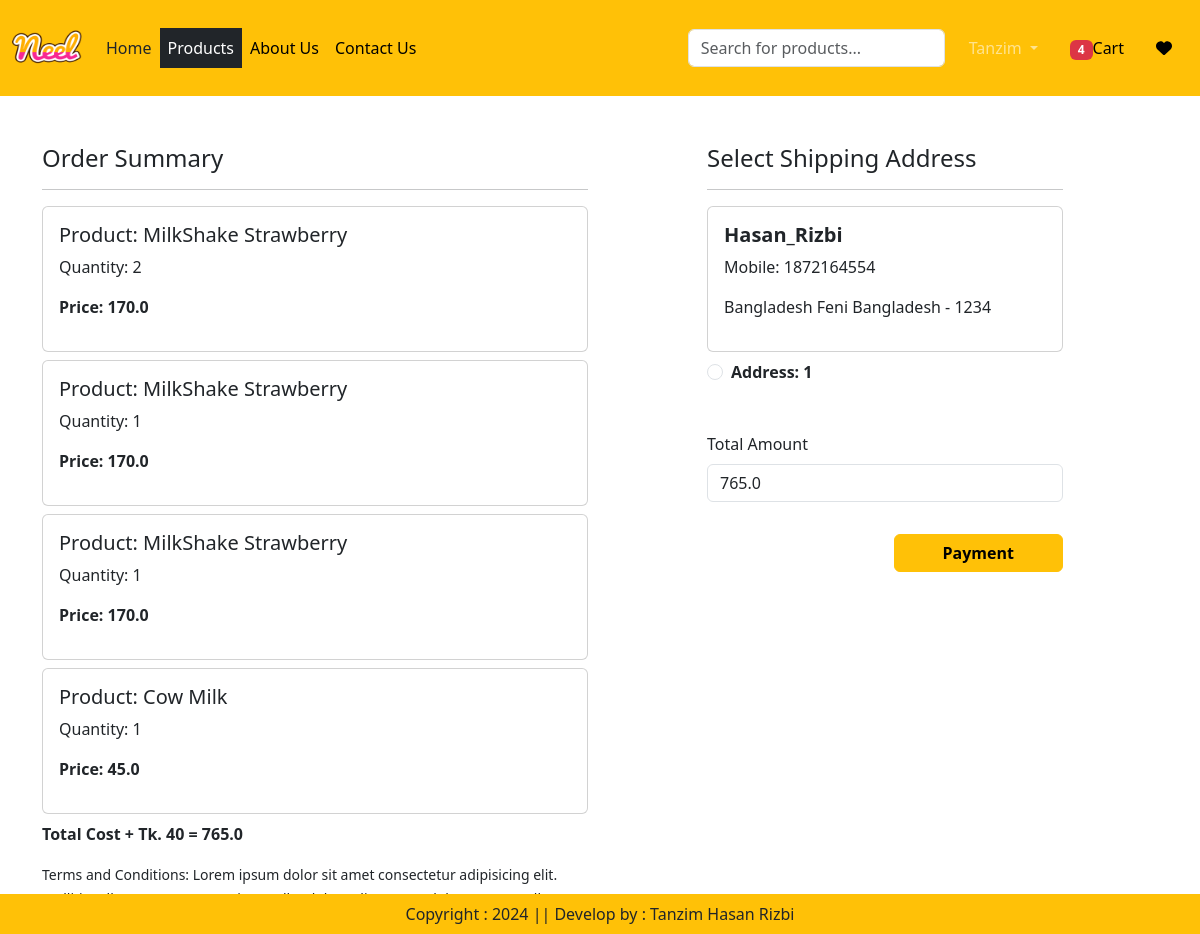
Screenshot of /checkout/ (signed in) with the database file from the repository.
### app/models.py (models this page shows, shortened)
class Cart(models.Model):
    user = models.ForeignKey(User,on_delete=models.CASCADE)
    product = models.ForeignKey(Product,on_delete=models.CASCADE,default=1)
    quantity = models.PositiveIntegerField(default=1)

class Product(models.Model):
    title = models.CharField(max_length=100)
    selling_price = models.FloatField()
    discounted_price = models.FloatField()
    description = models.TextField()
    composition = models.TextField(default='')
    prodapp = models.TextField(default='')
    category = models.CharField(choices=CATEGORY_CHOICES,max_length=2)
    product_image = models.ImageField(upload_to='product')

class Customer(models.Model):
    user = models.ForeignKey(User,on_delete=models.CASCADE)
    name = models.CharField(max_length=200)
    locality = models.CharField(max_length=50)
    city = models.CharField(max_length=100, default='Unknown')
    mobile = models.IntegerField(default=0)
    zipcode = models.IntegerField()
    state = models.CharField(choices=STATE_CHOICES,max_length=100)

### app/views.py (the view, shortened to what this page needs)
# urls.py: path('checkout/',views.checkout.as_view(), name='checkout'),
class checkout(View):
    def get(self, request):
        totalitem = 0
        if request.user.is_authenticated:
            totalitem = len(Cart.objects.filter(user=request.user))
        user = request.user
        add = Customer.objects.filter(user=user)
        cart_items = Cart.objects.filter(user=user)
        famount = 0
        for p in cart_items:
            value = p.quantity * p.product.discounted_price
            famount = famount + value
        totalamount = famount + 40
        amount = int(totalamount * 100)
        return render(request, 'checkout.html', locals())

### template/checkout.html (shortened to what this page needs)
{% extends 'index.html' %}
{% load static %}
{% block main-content %}
<div class="container">
    <div class="row mt-5">
        <div class="col-sm-6">
            <h4>Order Summary</h4>
            <hr>
            {% for item in cart_items %}
                <div class="card mb-2">
                    <div class="card-body">
                        <h5>Product: {{ item.product.title }}</h5>
                        <p>Quantity: {{ item.quantity }}</p>
                        <p class="fw-bold">Price: {{ item.product.discounted_price }}</p>
                    </div>
                </div>
            {% endfor %}
            <p class="fw-bold">Total Cost + Tk. 40 = {{ totalamount }}</p>
            <small>Terms and Conditions: Lorem ipsum dolor sit amet consectetur adipisicing elit. Mollitia, ullam saepe! Iure optio repellat dolor velit, rerum, doloremque, nulla eaque asperiores architecto voluptatum. Quisquam, quidem.</small>
        </div>
        <div class="col-sm-4 offset-sm-1">
            <h4>Select Shipping Address</h4>
            <hr>
            <form method="post" id="myform">
                {% for ad in add %}
                    <div class="card mb-2">
                        <div class="card-body">
                            <h5><b>{{ad.user}}</b></h5>
                            <p>Mobile: {{ ad.mobile }}</p>
                            <p>{{ ad.locality }} {{ ad.city }} {{ ad.state }} - {{ ad.zipcode }}</p>
                        </div>
                    </div>
                    <div class="form-check mt-2 mb-5">
                        <input class="form-check-input" type="radio" name="custid" id="custadd{{ forloop.counter }}" value="{{ ad.id }}">
                        <label class="form-check-label fw-bold" for="custadd{{ forloop.counter }}">
                            Address: {{ forloop.counter }}
                        </label>
                    </div>
                {% endfor %}
                <div class="form-group mb-3">
                    <label for="totamount" class="form-label">Total Amount</label>
                    <input type="number" class="form-control" name="totamount" value="{{ totalamount }}" readonly>
                </div>
                <div class="text-end">
                    <button id="rzp-button1" type="submit" class="btn btn-warning mt-3 px-5 fw-bold">Payment</button>
                </div>
            </form>
        </div>
    </div>
</div>
{% endblock main-content %}

### rows the page displays
Cart: product "MilkShake Strawberry", quantity "2", product.discounted_price "170.0"
Cart: product "MilkShake Strawberry", quantity "1", product.discounted_price "170.0"
Cart: product "MilkShake Strawberry", quantity "1", product.discounted_price "170.0"
Cart: product "Cow Milk", quantity "1", product.discounted_price "45.0"
Customer: user "Hasan_Rizbi", mobile "1872164554", locality "Bangladesh", city "Feni", state "Bangladesh", zipcode "1234"

### other values shown
{{ totalitem }} "4"
{{ totalamount }} "765.0"
